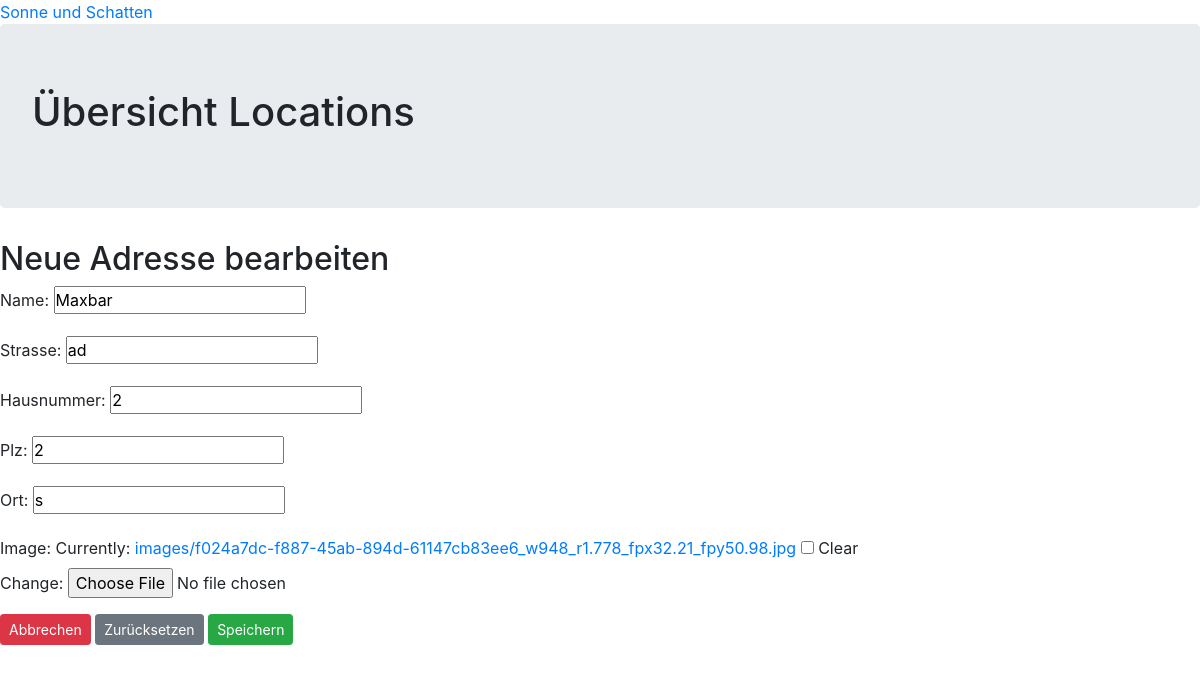
Page /1/update/ on the committed database.
### adressen/models.py (models this page shows, shortened)
class Adressen(models.Model):
    name = models.CharField(max_length=100)
    strasse = models.CharField(max_length=100)
    hausnummer = models.IntegerField()
    plz = models.IntegerField()
    ort = models.CharField(max_length=100)
    image = models.ImageField(upload_to='images', null=True, blank=True)

### adressen/views.py (the view)
# urls.py: path('<int:pk>/update/', AdressUpdate.as_view(), name='adress_update'), # Neu
class AdressUpdate(UpdateView): # Neu
    model = Adressen # Neu
    template_name = 'adressen/adress_update.html' # Neu
    fields = '__all__' # Neu

### adressen/templates/adressen/adress_update.html
{% extends 'base.html' %}
{% block content %}
<h2>Neue Adresse bearbeiten</h2>
<form action="" method="post" enctype="multipart/form-data">{% csrf_token %}
    {{ form.as_p }}
    <a class="btn btn-danger btn-sm" href="{% url 'adress_start' %}">Abbrechen</a>
    <button type="reset" class="btn btn-secondary btn-sm">Zurücksetzen</button>
    <button type="submit" class="btn btn-success btn-sm">Speichern</button>
</form>
{% endblock content %}

### static/css/base.css (style rules this page uses)
* { box-sizing: border-box; margin: 0; padding: 0; }

### rows in the picture
Adressen: name "Maxbar", strasse "ad", hausnummer "2", plz "2", ort "s"
